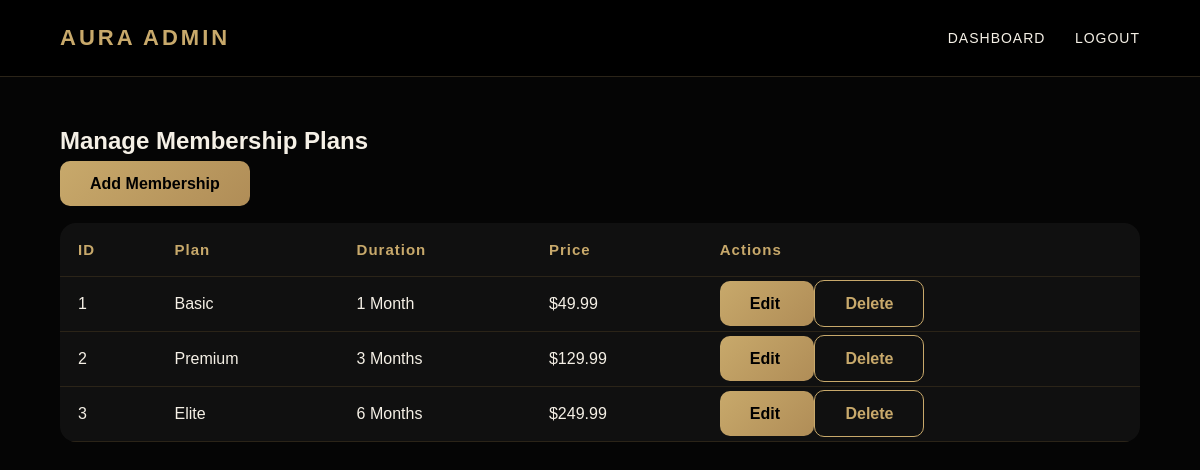
The app's page /manage_memberships.php with its own data.
### tables this page shows
CREATE TABLE memberships (
    membership_id INT AUTO_INCREMENT PRIMARY KEY,
    membership_name VARCHAR(100) NOT NULL,
    duration VARCHAR(50) NOT NULL,
    price DECIMAL(10,2) NOT NULL,
    benefits TEXT
);

### manage_memberships.php (the view, shortened to what this page needs)
<?php
include "db_connect.php";
$result = mysqli_query($conn, "SELECT * FROM memberships");
?>
<!DOCTYPE html>
<html>
<head>
    <link rel="stylesheet" href="style.css?v=2">
</head>
<body>
<header class="navbar">
    <div class="logo">AURA ADMIN</div>
    <nav class="nav-links">
        <a href="admin_dashboard.php">DASHBOARD</a>
        <a href="logout.php">LOGOUT</a>
    </nav>
</header>
<section class="page-container">
    <h1 style="margin-bottom: 20px;">
        Manage Membership Plans
    </h1>
    <div style="margin-bottom: 30px;">
        <a href="add_membership.php" class="btn">
            Add Membership
        </a>
    </div>
    <table class="data-table">
        <thead>
            <tr>
                <th>ID</th>
                <th>Plan</th>
                <th>Duration</th>
                <th>Price</th>
                <th>Actions</th>
            </tr>
        </thead>
        <tbody>
        <?php while($row = mysqli_fetch_assoc($result)) { ?>
        <tr>
            <td><?php echo $row['membership_id']; ?></td>
            <td><?php echo $row['membership_name']; ?></td>
            <td><?php echo $row['duration']; ?></td>
            <td>$<?php echo $row['price']; ?></td>
            <td>
                <a class="btn"
                   href="edit_membership.php?id=<?php echo $row['membership_id']; ?>">
                    Edit
                </a>
                <a class="btn-outline"
                   href="delete_membership.php?id=<?php echo $row['membership_id']; ?>"
                   onclick="return confirm('Delete this membership?');">
                    Delete
                </a>
            </td>
        </tr>
        <?php } ?>
        </tbody>
    </table>
</section>
</body>
</html>

### style.css (style rules this page uses)
* { margin: 0; padding: 0; box-sizing: border-box; font-family: Arial, sans-serif; }
body { background: #050505; color: #f5f0e6; }
.navbar { display: flex; justify-content: space-between; align-items: center; padding: 25px 60px; background: rgba(0, 0, 0, 0.92); border-bottom: 1px solid #2b2418; }
.logo { font-size: 22px; font-weight: bold; color: #c8a96b; letter-spacing: 3px; }
.nav-links a { color: #f5f0e6; text-decoration: none; margin-left: 25px; font-size: 14px; letter-spacing: 1px; transition: 0.3s; }
.btn { background: linear-gradient(135deg, #c8a96b, #b08d57); color: #000; padding: 14px 30px; text-decoration: none; border-radius: 10px; font-weight: bold; transition: 0.3s; }
.btn-outline { border: 1px solid #c8a96b; color: #c8a96b; padding: 14px 30px; text-decoration: none; border-radius: 10px; font-weight: bold; transition: 0.3s; }
.page-container { padding: 50px 60px; }
table { width: 100%; border-collapse: collapse; margin-top: 30px; background: rgba(18, 18, 18, 0.9); border-radius: 16px; overflow: hidden; }
th, td { padding: 18px; border-bottom: 1px solid #2b2418; text-align: left; }
th { color: #c8a96b; font-size: 15px; letter-spacing: 1px; }
td { color: #f5f0e6; }
a { color: #c8a96b; text-decoration: none; }
.btn, .btn-outline, .feature-card, .class-card, .card { transition: all 0.3s ease; }

### records on screen
memberships: membership_id "1", membership_name "Basic", duration "1 Month", price "49.99"
memberships: membership_id "2", membership_name "Premium", duration "3 Months", price "129.99"
memberships: membership_id "3", membership_name "Elite", duration "6 Months", price "249.99"
